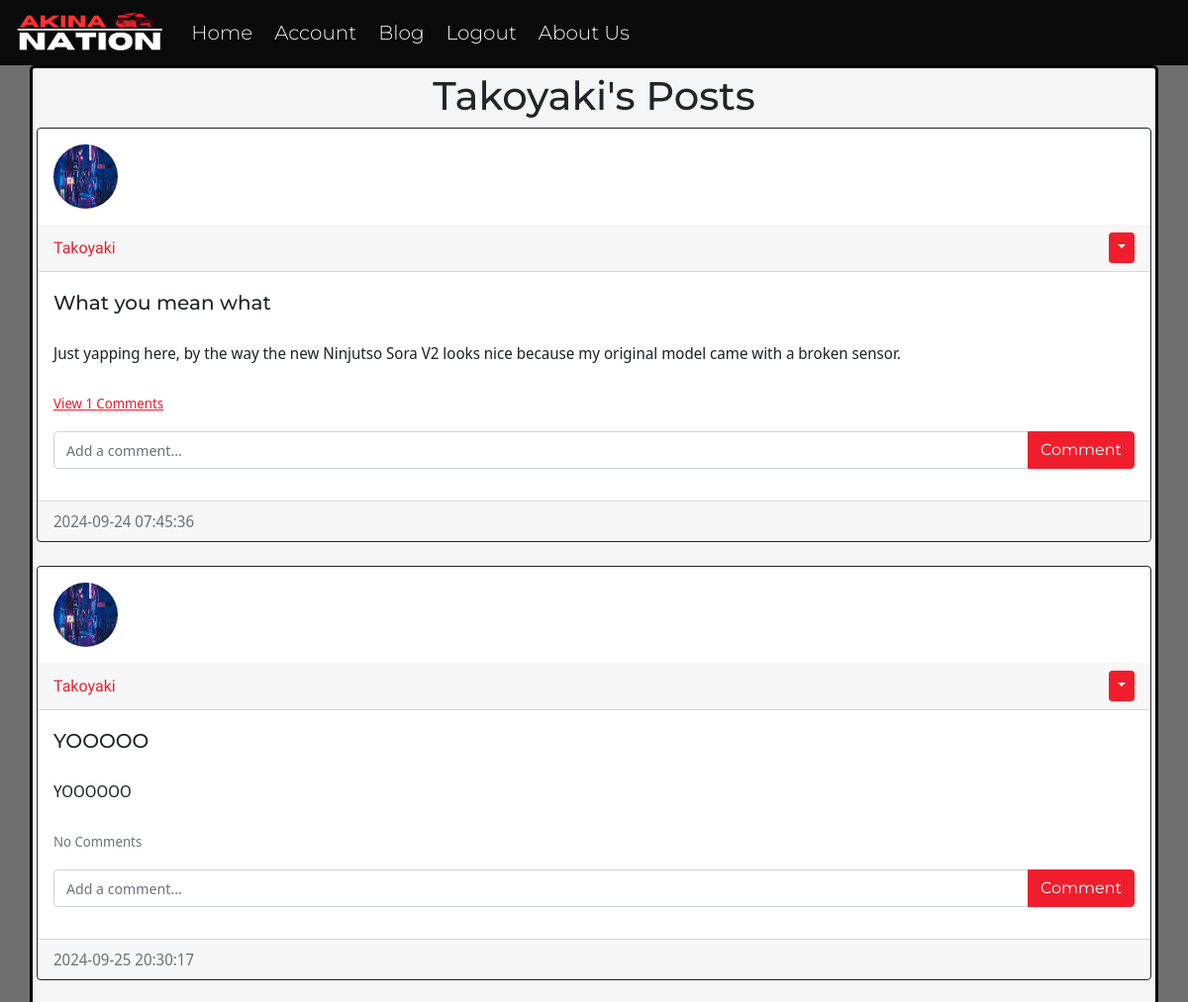
Page /posts/Takoyaki (signed in, upper part) on the earlier database version.
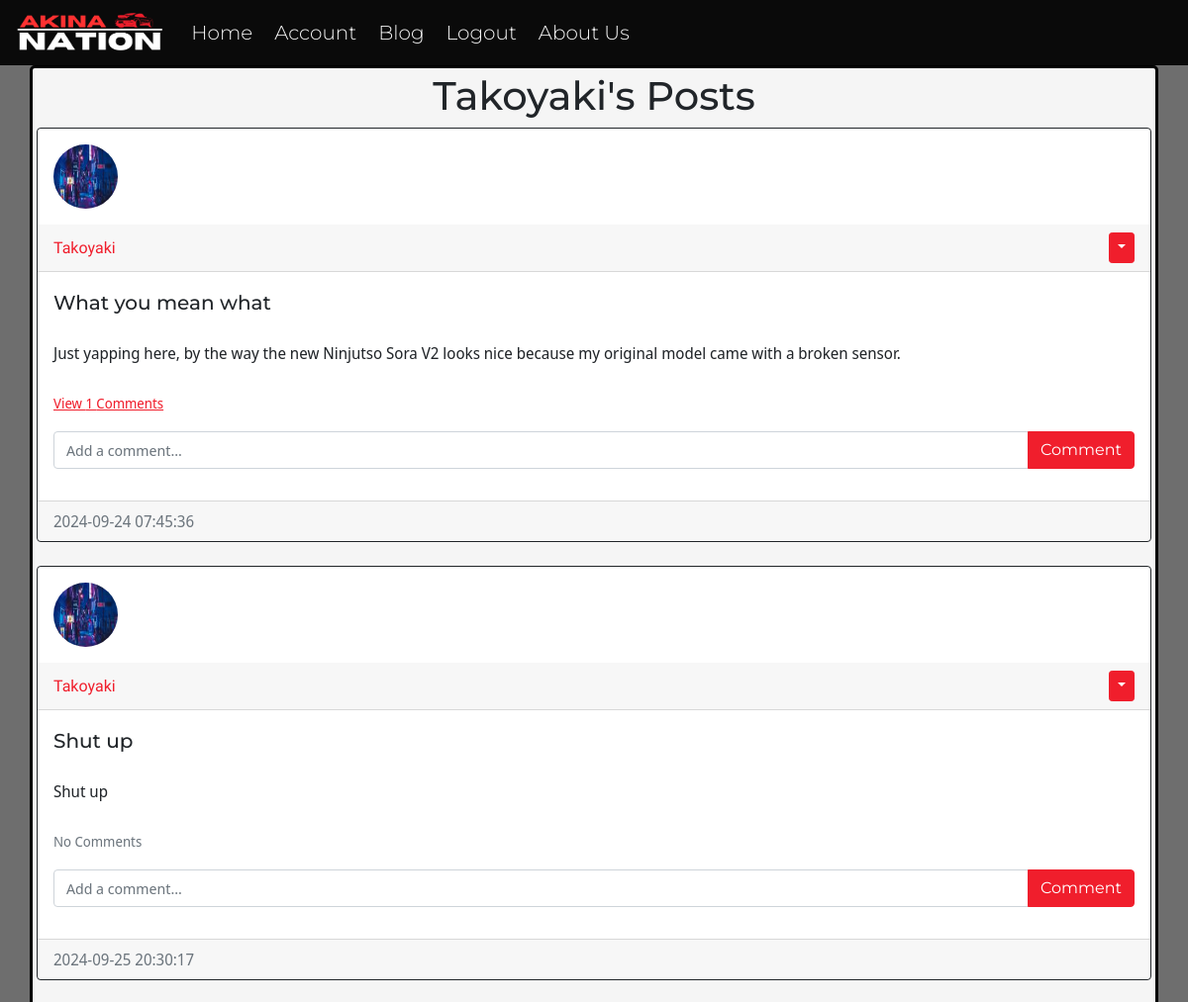
Same page on the later database version.
### website/models.py (models this page shows)
class User(db.Model, UserMixin):
    id = db.Column(db.Integer, primary_key=True)
    email = db.Column(db.String(150), unique=True)
    username = db.Column(db.String(150), unique=True)
    password = db.Column(db.String(150))
    image_file = db.Column(db.String(20), nullable=False, default='default.png')
    date_created = db.Column(db.DateTime(timezone=True), default=func.now())
    posts = db.relationship('Post', backref='user', passive_deletes=True)
    comments= db.relationship('Comment', backref='user', passive_deletes=True)

class Post(db.Model):
    id = db.Column(db.Integer, primary_key=True)
    title = db.Column(db.String(100), nullable=False)
    text = db.Column(db.Text, nullable=False)
    date_created = db.Column(db.DateTime(timezone=True), default=func.now())
    author = db.Column(db.Integer, db.ForeignKey('user.id', ondelete="CASCADE"), nullable=False)
    comments= db.relationship('Comment', backref='post', passive_deletes=True)

### website/views.py (the view)
@views.route("/posts/<username>")
@login_required
def posts(username):
    user = User.query.filter_by(username=username).first()
    if not user:
        flash('No user with that username exists.', category="error")
        return redirect(url_for('views.home'))
    page = request.args.get('page', 1, type=int)
    posts = Post.query.filter_by(author=user.id).paginate(page=page, per_page=4)
    return render_template("posts.html", user=current_user, posts=posts, username=username)

### website/__init__.py (called while the page is built)
def create_app():
    app = Flask(__name__, static_folder='static')
    app.config['SECRET_KEY'] = "lNJrn@]@neV]O.h"
    app.config['SQLALCHEMY_DATABASE_URI'] = f'sqlite:///{DB_NAME}'
    db.init_app(app)
    from .views import views
    from .auth import auth
    app.register_blueprint(views, url_prefix="/")
    app.register_blueprint(auth, url_prefix="/")
    from .models import User, Post, Comment
    with app.app_context():
        db.create_all()
    login_manager = LoginManager()
    login_manager.login_view = "auth.login"
    login_manager.init_app(app)
    @login_manager.user_loader
    def load_user(id):
        return User.query.get(int(id))
    return app

### website/templates/posts.html (shortened to what this page needs)
{% extends "posts_div.html" %} {% block title %} {{username}}'s Posts {% endblock %}
{% block header %} {{username}}'s Posts {% endblock %}
{% block footer %}
    <br />
{% endblock %}

### website/templates/posts_div.html (shortened to what this page needs)
{% extends "template.html" %} {% block title %}Home{% endblock %}
{% block content %}
<h1 align="center">{% block header %}Posts{% endblock %}</h1>
<div id="posts">
	{% for post in posts %}
	<div class="card border-dark">
    <img class="rounded-circle article-img" src="{{ url_for('static', filename='profile_pics/' + post.user.image_file) }}">
		<div class="card-header d-flex justify-content-between align-items-center">
			<a class="post-username" href="/posts/{{post.user.username}}">{{post.user.username}}</a>
				<div>
					{% if user.id == post.author %}
					<div class="btn-group">
						<button type="button" class="btn btn-sm btn-primary dropdown-toggle" data-bs-toggle="dropdown"></button>
					</div>
					{% endif %}
				</div>
      </div>
			<div class="card-body">
        <div class="card-text post-title">{{post.title}}</div>
				<br />
				<div class="card-text post-content">{{post.text}}</div>
				<br />
        <p class="card-text">
          {% if post.comments|length > 0 %}
          <a data-bs-toggle="collapse" href="#comments-{{post.id}}" role="button">
            <small id="numberComments">View {{post.comments|length}} Comments</small>
          </a>
          {% else %}
          <small class="text-muted" id="noneComments">No Comments</small>
          {% endif %}
        </p>
        <form
          class="input-group mb-3"
          method="POST"
          action="/create-comment/{{post.id}}"
        >
          <input
            type="text"
            id="commentInput"
            name="text"
            class="form-control"
            placeholder="Add a comment..."
          />
          <button type="submit" class="btn btn-primary">Comment</button>
        </form>
			</div>
			<div class="card-footer text-muted">{{post.date_created}}</div>
	  </div>
	<br />
  {% endfor %}
</div>
{% block footer %}{% endblock %} {% endblock %}

### website/templates/template.html (shortened to what this page needs)
<!DOCTYPE HTML>
<html lang="en">
  <head>
    <link href="https://cdn.jsdelivr.net/npm/bootstrap@5.0.2/dist/css/bootstrap.min.css" rel="stylesheet"
>
    <link rel="stylesheet" href="{{ url_for('static', filename='styles.css') }}">
  </head>
  <body>
    <nav class="navbar navbar-expand-md bg-dark navbar-dark px-3 py-2">
      <a class="navbar-brand" href="home">
        <img id="navbar_logo" src="\static\assets\akina_nation_cropped.png" alt="logo" style="height: 40px">
      </a>
      <div class="collapse navbar-collapse" id="collapsibleNavbar">
        <ul class="navbar-nav">
          {% if user.is_authenticated %}
          <li class="nav-item">
            <a class="nav-link" href="/home">Home</a>
          </li>
          <li class="nav-item">
            <a class="nav-link" href="/account">Account</a>
          </li>
          <li class="nav-item">
            <a class="nav-link" href="/blog">Blog</a>
          </li>
          <li class="nav-item">
            <a class="nav-link" href="/logout">Logout</a>
          </li>
          <li class="nav-item">
            <a class="nav-link" href="/about">About Us</a>
          </li>
          {% endif %}
        </ul>
      </div>
    </nav>
    <div class="container">{% block content %}{% endblock %}</div>
  </body>
</html>

### website/static/styles.css (style rules this page uses)
p { font-size: 18px; font-family: 'Noto Sans Display'; }
.text-muted { font-family: 'Noto Sans Display'; }
h1 { font-family: "Montserrat" }
a { color:#f01e2c; }
body { min-height: 100vh; background-color: #6e6e6e; }
.container { min-height: 77.5vh; align-content: center; border-radius: 5px; padding: 4px; border: 3px solid black; background-color: #f5f5f5; }
.btn-primary { background-color:#f01e2c; border-color:#f01e2c; font-family: 'Montserrat'; }
.form-control { font-family: 'Noto Sans Display'; }
.post-username { font-family: 'Zen Kaku Gothic New'; color:#f01e2c; text-decoration: none; font-weight: 500; }
.post-title { font-family: 'Montserrat'; font-size: 20px; font-weight: 500; }
.post-content { font-family: 'Noto Sans Display'; font-weight: 400; }
#numberComments { font-size:14px; color:#f01e2c; }
#numberComments { font-size:14px; }
#noneComments { font-size:14px; }
#commentInput { font-size:15px; }
.bg-dark { background-color: #0a0a0a !important; }
.nav-link { margin-left: 3px; margin-right: 3px; position: relative; font-family: 'Montserrat'; font-size: 20px; font-weight: 300; color: #f5f5f5 !important; }
.nav-link::after { content: ''; opacity: 0; transition: all 0.2s; height: 2px; width: 100%; background-color: #f01e2c; position: absolute; bottom: 0; left: 0; }
.article-img { height: 65px; width: 65px; margin: 16px; }

Differences in the rows shown:
changed Post: title "YOOOOO" → "Shut up"; text "YOOOOOO" → "Shut up"
